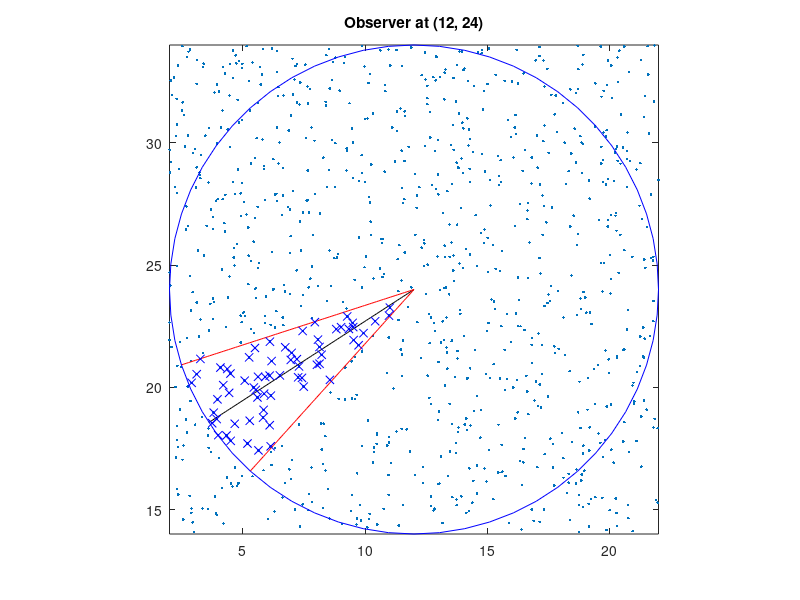

Write MATLAB code to recreate this figure.
clear;
clc;
close;
%% Lightcone checking function

obsX = 12;
obsY = 24;

% Generation of random points within range
% These points are used as example of galaxies
range = 10;
size = 1000;
x = rand(1, size).*2.*range - range + obsX;
y = rand(1, size).*2.*range - range + obsY;

% Caluclating the Polar coordinates of the points
gr = sqrt((x - obsX).^2 + (y - obsY).^2);
theta_g = zeros(1, size);

for i = 1 : size
    if(x(i) - obsX >0)
        theta_g(i) = atan((y(i) - obsY)/(x(i) - obsX));
    elseif(x(i) - obsX<0)
        if y(i) - obsY >=0
            theta_g(i) = atan((y(i) - obsY)/(x(i) - obsX)) + pi;
        else
            theta_g(i) = atan((y(i) - obsY)/(x(i) - obsX)) - pi;
        end
    else
        if y(i) - obsY >0
            theta_g(i) = pi/2;
        else
            theta_g(i) = -pi/2;
        end
    end
end
theta_g = mod(theta_g+2.*pi, 2.*pi);

% Function describes the line of the sight, L
Lx = @(r, theta_l) r.*cos(theta_l) + obsX;
Ly = @(r, theta_l) r.* sin(theta_l)+ obsY;

% Upper Boundary, B+
Bpx = @(r, theta_l, theta) r.*cos(theta_l + theta)+ obsX;
Bpy = @(r, theta_l, theta) r.*sin(theta_l + theta)+ obsY;

% Lower Boundary, B-
Bmx = @(r, theta_l, theta) r.*cos(theta_l - theta)+ obsX;
Bmy = @(r, theta_l, theta) r.*sin(theta_l - theta)+ obsY;


% Define the lightcone
theta_l = 0;  % lightcone inclide angle
theta = pi/12;  % lightcone opening angle
rMax = range;
r = linspace(0, rMax);


%% Visualisation
animationRange = 100;
figure(1)
for j = 1:animationRange
    % Increment the lightcone for animation 
    theta_l = theta_l + 0.1;
    theta_l = mod(theta_l+2*pi, 2*pi);
    
    % Core Plot
    plot(x,y, '.');
    hold on;
    axis equal;
    xlim([obsX-range obsX+range])
    ylim([obsY-range obsY+range])
    
    % Plot the lightcone L, B+, B-
    plot(Lx(r, theta_l), Ly(r, theta_l), 'k')
    plot(Bpx(r, theta_l, theta), Bpy(r, theta_l, theta), 'r')
    plot(Bmx(r, theta_l, theta), Bmy(r, theta_l, theta), 'r')
    rectangle('position', [obsX-range obsY-range range*2 range*2],'curvature',[1,1],'linestyle','-','edgecolor','b');
    
    % Array of galaxies inside the lightcone
    inConeX = [];
    inConeY = [];
    
    % Core Checking Methods
    if theta_l < theta  || theta_l > 2*pi - theta
        % Around the positive x-axis
        for i = 1:size
            if(gr(i) <= rMax && (theta_g(i) <= mod(theta_l +theta, 2*pi) || theta_g(i) >= mod(theta_l - theta + 2*pi, 2*pi)))
                inConeX = [inConeX, x(i)];
                inConeY = [inConeY, y(i)];
            end
        end
    else
        for i = 1:size
            if(gr(i) <= rMax && theta_g(i) <= theta_l + theta && theta_g(i) >= theta_l - theta)
                inConeX = [inConeX, x(i)];
                inConeY = [inConeY, y(i)];
            end
        end
    end
    plot(inConeX,inConeY, 'bx');
    title(['Observer at (', num2str(obsX), ', ', num2str(obsY), ')'])
    hold off;
    pause(0.05)
end